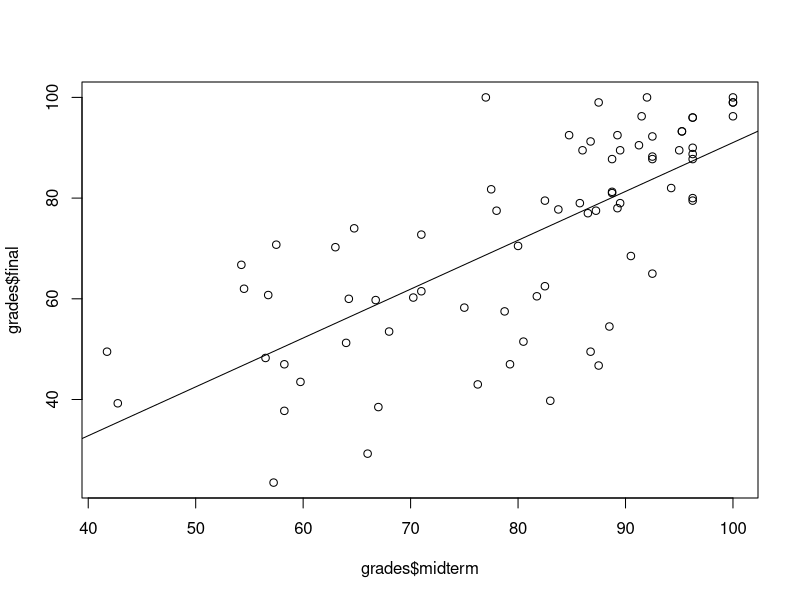

Here is the R script that generated this plot:
## ---- chunk 1
grades<-read.csv("grades.csv")
head(grades)
## ---- chunk 2
cor(grades$midterm,grades$final)
## ---- chunk 3
# 2-a

plot(x=grades$midterm ,y= grades$final)
fit<-lm(grades$final~grades$midterm)


# 2-c

abline(fit)
## ---- chunk 4

